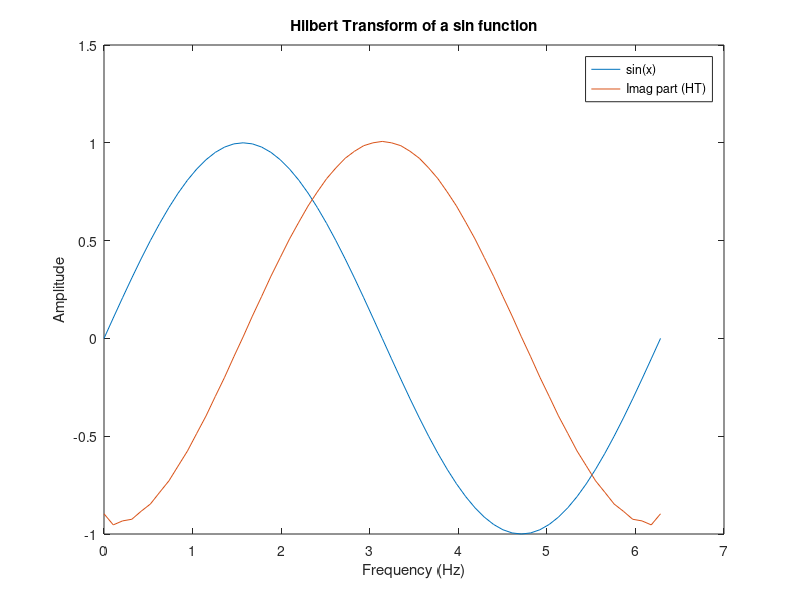
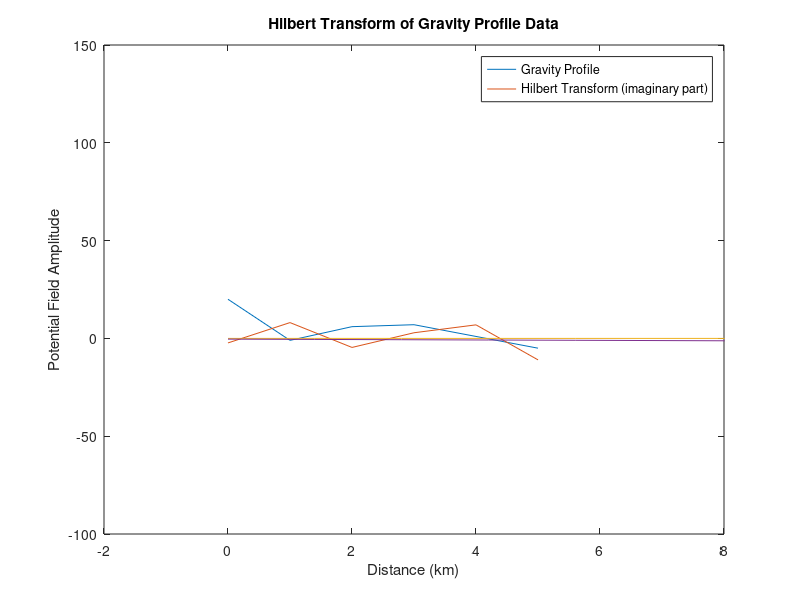

Write MATLAB code to recreate these figures, in order.
%% Hilbert Transform 
% Example of HT with a sin function
close all;
clc;
clear all;
x=0:(pi/30):2*pi % x-interval defined
y=sin(x); % Defining the series
plot(x,y);
ht=hilbert(y); % Taking the Hilbert Transform of ak - this creates the analytical signal with a real and imaginary part
hold on;
plot(x,imag(ht));
legend('sin(x)','Imag part (HT)')
title('Hilbert Transform of a sin function')
xlabel('Frequency (Hz)')
ylabel('Amplitude')

%% Example of HT with constructed causal, minimum phase function (ak)
close all; clc; clear all;
% Define and plot time series
ak=[20,-1,6,7,1,-5]; % Define time series values
t=[0:1:5]; % Define time variable
figure;
%stem(t,ak); % vertical line plot - not needed here
grid on;

plot(t,ak); % continuous line plot
title('Time Series ak (minimum phase and causal)');
xlabel('Time (s)');
ylabel('Amplitude');
xlim([-2 8]);
hold on;
Hak=hilbert(ak); % Taking the Hilbert Transform of ak - this creates the analytical signal with a real and imaginary part
hold on;
plot(t,imag(Hak));
legend('time series a_k','HT pair of a_k')
title('Hilbert Transform of a time series a_k')
xlabel('Time (s)')
ylabel('Amplitude')


%% Example with real data (gprofile.dat)

close all;
clear all;
clc;
load gprofile.dat; % Loading gravity data
grav=gprofile';
x=[0:1.4:336];
an=grav; % Defining time series for gravity

HTg=hilbert(an);

plot(x,an);
hold on;
plot(x,imag(HTg));
title('Hilbert Transform of Gravity Profile Data');
xlabel('Distance (km)');
ylabel('Potential Field Amplitude');
legend('Gravity Profile','Hilbert Transform (imaginary part)')



